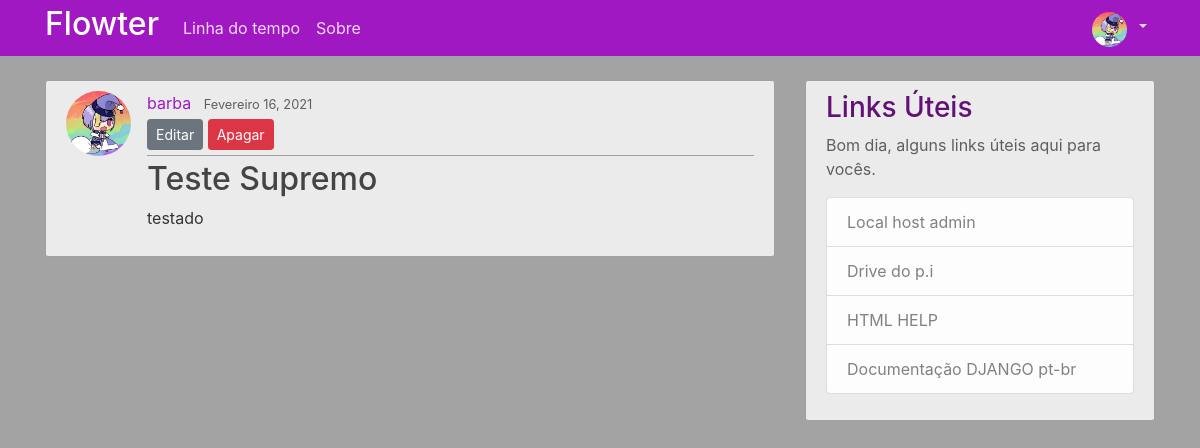
/post/12/ (signed in), run on an earlier commit of the app's database.
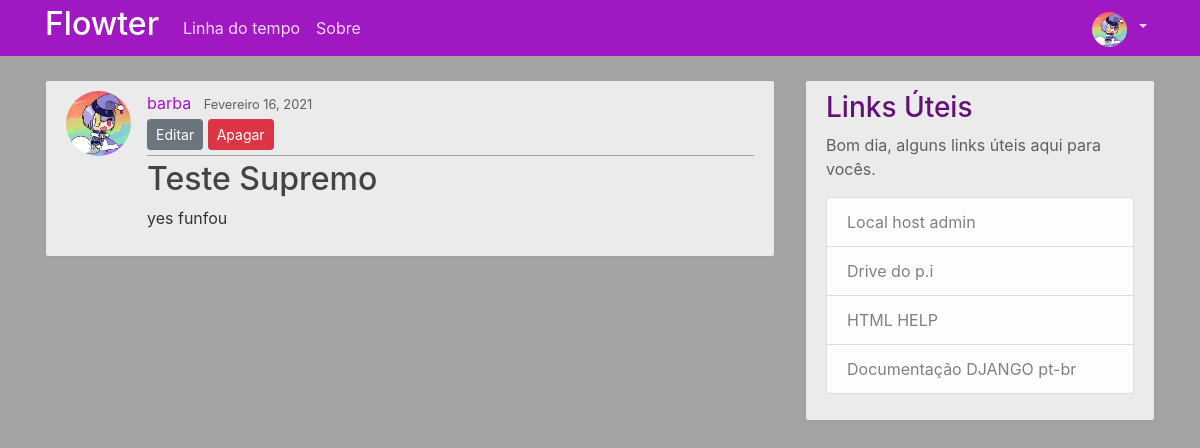
And on a later commit of the database.
### users/models.py (models this page shows, shortened)
class Profile(models.Model):
    user = models.OneToOneField(User, on_delete=models.CASCADE)
    image = models.ImageField(default='default.jpg', upload_to='profile_pics')

### blog/models.py (models this page shows, shortened)
class Post(models.Model):
    title = models.CharField(max_length=100)
    content = models.TextField()
    date_posted = models.DateTimeField(default=timezone.now)
    author = models.ForeignKey(User, on_delete=models.CASCADE)

### blog/views.py (the view)
# urls.py: path('post/<int:pk>/', PostDetailView.as_view(), name='post-detail'),
class PostDetailView(DetailView):
    model = Post

### blog/templates/blog/post_detail.html
{% extends "blog/base.html" %}
{% block content %}
  <article class="media content-section">
    <img class="rounded-circle article-img" src="{{ object.author.profile.image.url }}">
    <div class="media-body">
      <div class="article-metadata">
        <a class="mr-2" href="/profile/{{post.author}}">{{ object.author }}</a>
        <small class="text-muted">{{ object.date_posted|date:"F d, Y" }}</small>
        {% if object.author == user %}
          <div>
            <a class="btn btn-secondary btn-sm mt-1 mb-1" href="{% url 'post-update' object.id %}">Editar</a>
            <a class="btn btn-danger btn-sm mt-1 mb-1" href="{% url 'post-delete' object.id %}">Apagar</a>
          </div>
        {% endif %}
      </div>
      <h2 class="article-title">{{ object.title }}</h2>
      <p class="article-content">{{ object.content }}</p>
    </div>
  </article>
{% endblock content %}

### blog/templates/blog/base.html (shortened to what this page needs)
{% load static %}
<!DOCTYPE html>
<html>
<head>
    <link rel="stylesheet" href="https://maxcdn.bootstrapcdn.com/bootstrap/4.0.0/css/bootstrap.min.css">
    <link rel="stylesheet" type="text/css" href="{% static 'blog/main.css' %}">
</head>
<body>
    <header class="site-header">
      <nav class="navbar navbar-expand-md navbar-dark bg-steel fixed-top">
        <div class="container">
          <a class="navbar-brand mr-10" href="{% url 'blog-home' %}"><h2 style="color:white;">Flowter</h2></a>
          <div class="collapse navbar-collapse" id="navbarToggle">
            <div class="navbar-nav mr-auto">
              <a class="nav-item nav-link" href="{% url 'blog-home' %}">Linha do tempo</a>
              <a class="nav-item nav-link" href="{% url 'blog-about' %}">Sobre</a>
            </div>
            <div class="navbar-nav">
              {% if user.is_authenticated %}
              <li class="nav-item dropdown">
                <a class="nav-link dropdown-toggle" href="#" id="navbarDropdownMenuLink" role="button" data-toggle="dropdown" aria-haspopup="true" aria-expanded="false">
                  <img class="rounded-circle navbar-img nav-item img-profile" src="{{ user.profile.image.url }}" href="{% url 'profile' %}">
                </a>
              </li>
              {% else %}
                <a class="nav-item nav-link" href="{% url 'login' %}">Login</a>
                <a class="nav-item nav-link" href="{% url 'register' %}">Registrar</a>
              {% endif %}
            </div>
          </div>
        </div>
      </nav>
    </header>
    <main role="main" class="container">
      <div class="row">
        <div class="col-md-8">
          {% block content %}{% endblock %}
        </div>
        <div class="col-md-4">
          <div class="content-section">
            <h3>Links Úteis</h3>
            <p class='text-muted'>Bom dia, alguns links úteis aqui para vocês.
              <ul class="list-group">
                <a class="list-group-item list-group-item-light" href="http://localhost:8000/admin/" target="_blank">Local host admin</a>
                <a class="list-group-item list-group-item-light" href="https://drive.google.com/drive/folders/1qPct0so0Z63tKJW64a8MWNUGxcC2BGue?usp=sharing" target="_blank">Drive do p.i</a>
                <a class="list-group-item list-group-item-light" href="https://www.w3schools.com/html/default.asp" target="_blank">HTML HELP</a>
                <a class="list-group-item list-group-item-light" href="https://docs.djangoproject.com/pt-br/3.1/" target="_blank">Documentação DJANGO pt-br</a>
              </ul>
            </p>
          </div>
        </div>
      </div>
    </main>
</body>
</html>

### blog/static/blog/main.css (style rules this page uses)
body { background: #a3a3a3; color: #333333; margin-top: 5rem; }
h1, h2, h3, h4, h5, h6 { color: #631077; }
ul { margin: 0; }
.bg-steel { background-color: #a018c2; }
.site-header .navbar-nav .nav-link { color: #f6d9ff; }
.content-section { background: #ebebeb; padding: 10px 20px; border: 1px solid #a0a0a0; border-radius: 3px; margin-bottom: 20px; }
.article-title { color: #444444; }
.article-content { white-space: pre-line; }
.article-img { height: 65px; width: 65px; margin-right: 16px; }
.article-metadata { padding-bottom: 1px; margin-bottom: 4px; border-bottom: 1px solid #a0a0a0 }
.navbar { padding: 0rem 0rem 0rem 0rem; }
.navbar-img { height: 35px; width: 35px; margin-top: 3px; margin-right: 3px; }
.img-profile { transition: all 0.5s ease; }
a { color: #a018c2; }
.text-muted { color: #5f5f5f!important; }

What changed in the data, as far as the page shows it:
changed Post "Teste Supremo": content "testado" → "yes funfou"
